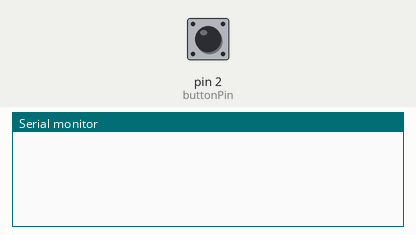
Bench run of a sketch on a simulated Arduino Uno, built with avr-gcc and run on an emulated ATmega328P. On the bench: the last lines printed to the serial monitor. The test bench sets the inputs (shaded band); at power-on: pin 2 (buttonPin) HIGH.

Above: at 1.2 s.
1.3 s: pin 2 (buttonPin) pulled LOW for 0.15 s
At 1.44 s:
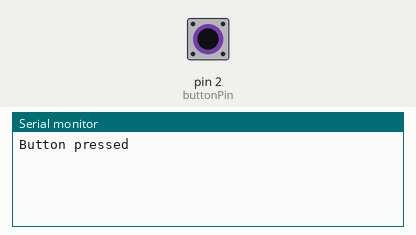
At 2.1 s:
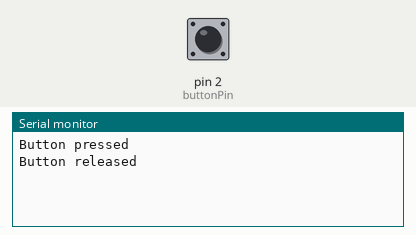

The sketch:

button_test.ino
```cpp
const int buttonPin = 2;  // Pin where the button is connected
bool lastButtonState = HIGH; // Assume pull-up resistor

void setup() {
  pinMode(buttonPin, INPUT_PULLUP); // Use internal pull-up resistor
  Serial.begin(9600);
}

void loop() {
  bool currentButtonState = digitalRead(buttonPin);

  // Detect state change
  if (currentButtonState != lastButtonState) {
    delay(10); // Basic debounce delay
    currentButtonState = digitalRead(buttonPin); // Read again after debounce
    if (currentButtonState != lastButtonState) {
      if (currentButtonState == LOW) {
        Serial.println("Button pressed");
      } else {
        Serial.println("Button released");
      }
      lastButtonState = currentButtonState;
    }
  }
}
```

Measured:
- after the input at 1.3 s, the serial monitor: prints a new line at once (image 1)
